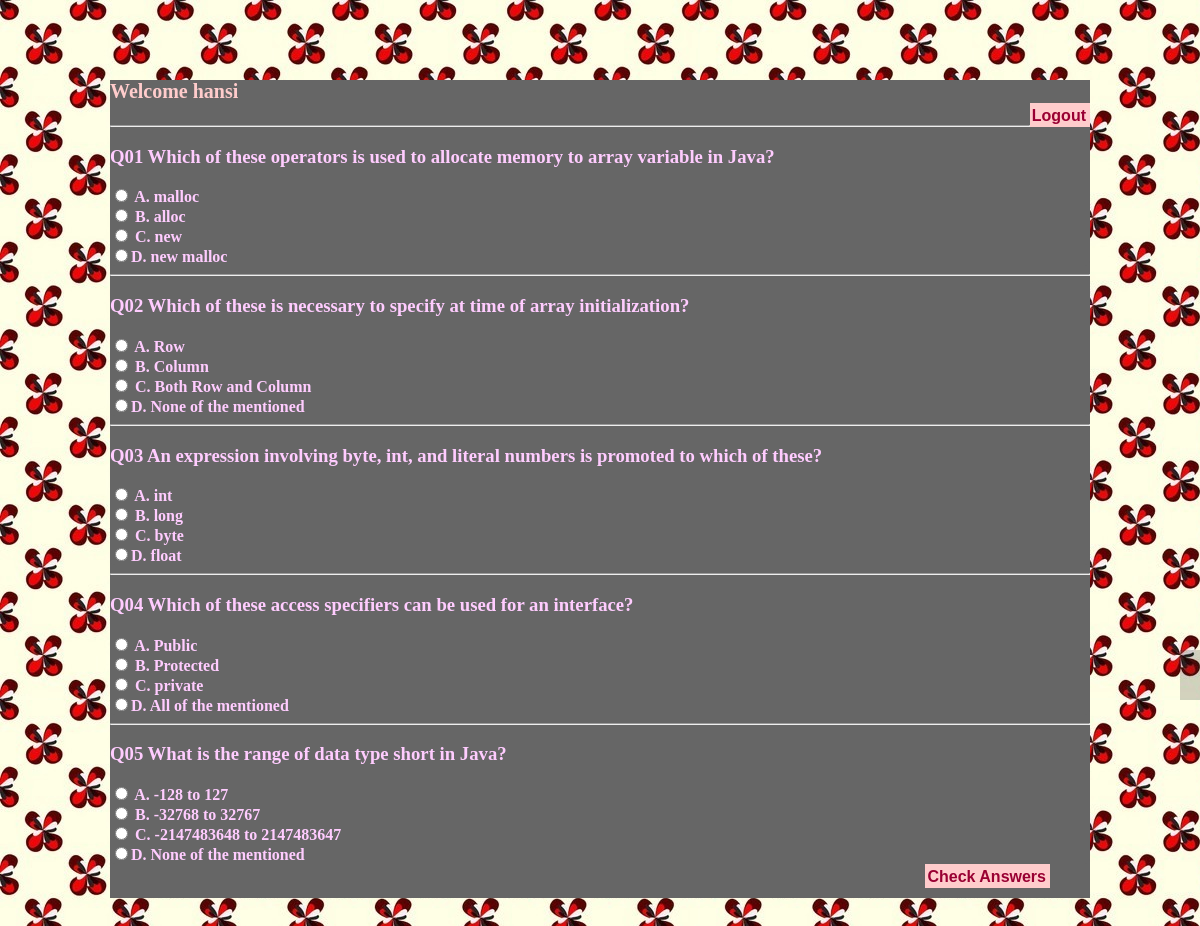
Screenshot of /question.php (signed in) with the database file from the repository.
### tables this page shows
CREATE TABLE `question` (
  `ID` int(11) NOT NULL,
  `Question` varchar(150) NOT NULL,
  `Answer1` varchar(50) NOT NULL,
  `Answer2` varchar(50) NOT NULL,
  `Answer3` varchar(50) NOT NULL,
  `Answer4` varchar(50) NOT NULL,
  `CorrectAnswer` varchar(50) NOT NULL
);

### question.php (the view, shortened to what this page needs)
<?php
require_once('connection.php');
?>
<html>
    <head>
        <link rel="stylesheet" type="text/css" href="styles.css">
    </head>
    <body class="bodyl">
        <div class="quediv" style="background-color: #666666">
            <div id="log">
                <span style="color: #ffcccc;font-size: 20px;">Welcome   <?php echo $_SESSION['username']; ?></span><form method="POST" action="logout.php"> <input type="submit" name="logout" value="Logout" style="float:right" id="button"></form>
            </div>
            <div style="color: #ffccff;">
                <form action = "answer.php" method = "Post" >
                    <?php
                    $a = array(1, 2, 3, 4, 5);
                    $count = 0;
                    shuffle($a);
                    $b = array();
                    for ($i = 0; $i < 5; $i++) {
                        $b[$i] = $a[$i];
                    }
                    for ($x = 0; $x < count($b); $x++) {
                        $count++;
                        $chosing = "select * from question where ID='{$b[$x]}'";
                        $result = mysqli_query($connection, $chosing);
                        $rows = mysqli_fetch_assoc($result);
                        array_push($_SESSION['questions'], $rows['Question']);
                        ?>
                        <div class = "q1">
                            <hr/>
                            <h3><?php echo "Q0" . $count . " " . $rows['Question']; ?></h3>
                            <input type="radio" name="<?php echo 'radio' . $count; ?>" value="A" onchange="showRadio()" /> <?php echo $rows['Answer1']; ?>
                            <br>
                            <input type = "radio" name = "<?php echo 'radio' . $count; ?>" value = "B" onchange="showRadio()"/> <?php echo $rows['Answer2']; ?>
                            <br>
                            <input type = "radio" name = "<?php echo 'radio' . $count; ?>" value ="C" onchange="showRadio()"/> <?php echo $rows['Answer3']; ?>
                            <br>
                            <input type = "radio" name = "<?php echo 'radio' . $count; ?>" value = "D" onchange="showRadio()"/><?php echo $rows['Answer4']; ?>
                            <br>
                        </div>
                        <?php
                    }
                    ?>
                    <div class="btn">
                        <input type="submit" name="check" id="button" value="Check Answers" style="float: right;margin-right: 40px"/>
                    </div>
                </form>
                <br>
            </div>
    </body>
</html>

### styles.css (style rules this page uses)
body { background-image: url("image/b.jpg"); margin-top: 80px; margin-bottom: 80px; margin-left: 110px; margin-right: 110px; }
.q1 { background-color: #666666; border-radius: 5px; }
#log { font-size: 22px; font-family: cursive; }
.quediv { background-color: #666666; font-weight: bold; }
#button { background-color: #ffcccc; border: none; color: #990033; font-size: 16px; font-weight: bold; padding: 4px 4px 2px 2px; cursor: pointer; -webkit-transition-duration: 0.4s; transition-duration: 0.4s; }

### rows the page displays
question: Question "Which of these operators is used to allocate memory to array variable in Java?", Answer1 "A. malloc", Answer2 "B. alloc", Answer3 "C. new", Answer4 "D. new malloc"
question: Question "Which of these is necessary to specify at time of array initialization?", Answer1 "A. Row", Answer2 "B. Column", Answer3 "C. Both Row and Column", Answer4 "D. None of the mentioned"
question: Question "An expression involving byte, int, and literal numbers is promoted to which of these?", Answer1 "A. int", Answer2 "B. long", Answer3 "C. byte", Answer4 "D. float"
question: Question "Which of these access specifiers can be used for an interface?", Answer1 "A. Public", Answer2 "B. Protected", Answer3 "C. private", Answer4 "D. All of the mentioned"
question: Question "What is the range of data type short in Java?", Answer1 "A. -128 to 127", Answer2 "B. -32768 to 32767", Answer3 "C. -2147483648 to 2147483647", Answer4 "D. None of the mentioned"

### other values shown
$_SESSION['username'] "hansi"
